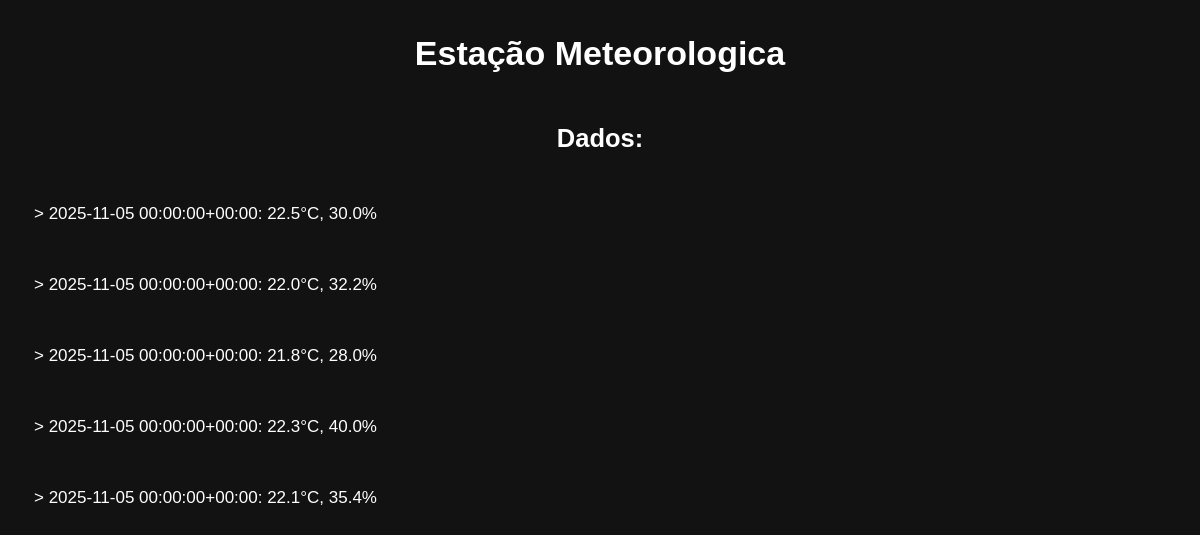
Before: / with the older database file.
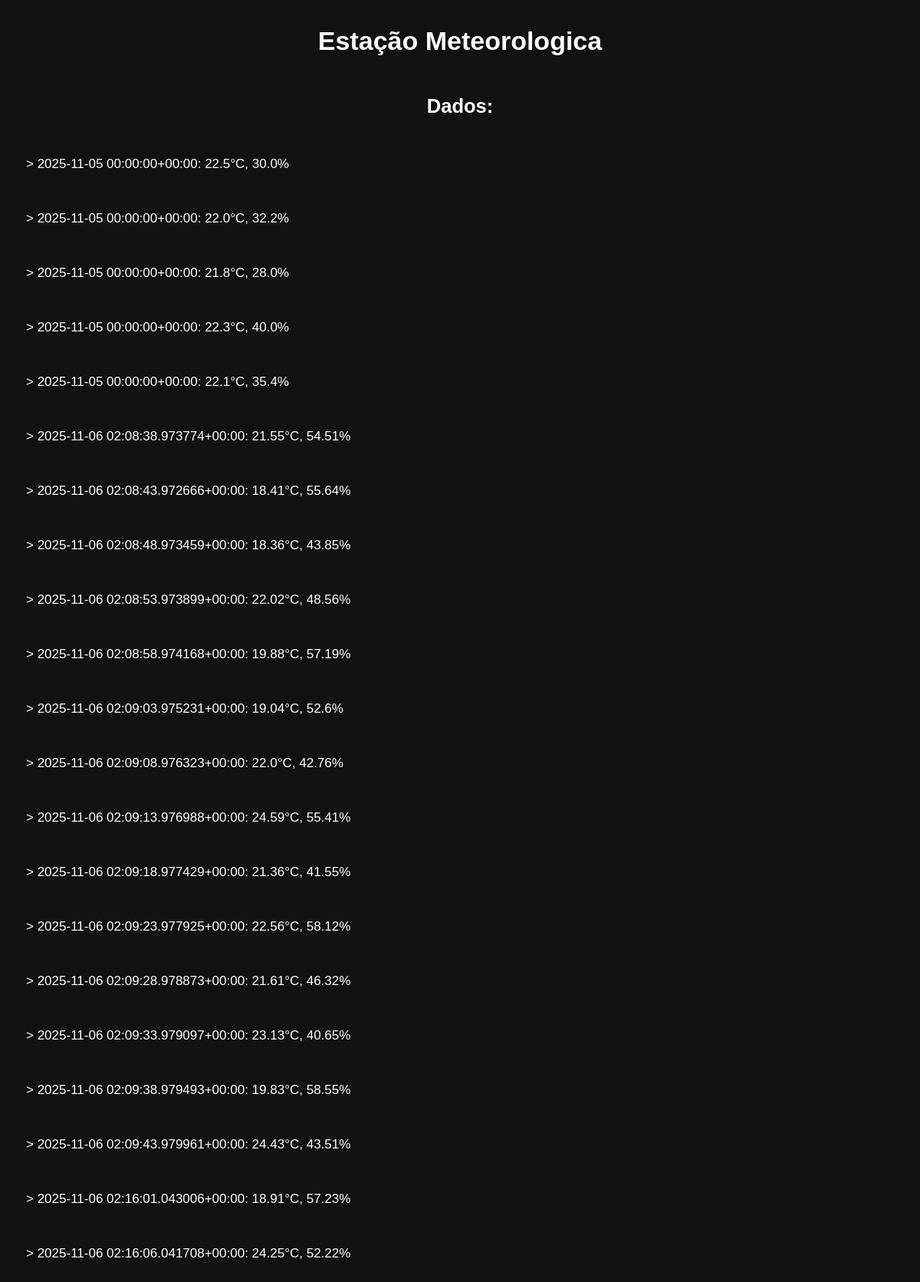
After: the same page with the newer database file.
### estacao/models.py (models this page shows)
class Data(models.Model):
    humidity = models.FloatField(
        null=True,
        blank=True,
        default=0.0
    )
    temperature = models.FloatField(
        null=True,
        blank=True,
        default=0.0
    )
    created_at = models.DateTimeField(auto_now_add=True)
    def __str__(self):
        return f'> {self.created_at}: {self.temperature}°C, {self.humidity}%'

### estacao/views.py (the view)
# urls.py: path("", DataListView.as_view(), name="data_list")
class DataListView(ListView):
    model = Data
    template_name = 'estacao/data_list.html'
    context_object_name = 'estacao'

### estacao/templates/estacao/data_list.html (shortened to what this page needs)
{% load static %}
<!DOCTYPE html>
<html lang="pt-br">
<head>
    <link rel="stylesheet" href="{% static 'estacao/app.css' %}">
</head>
<body>
    <h1>Estação Meteorologica</h1>
    <h2>Dados:</h2>
    <ul>
        {% for data in estacao %}
        <li>
            {{ data }}
        </li>
        {% empty %}
        <li>Nenhuma dado armazenado...</li>
        {% endfor %}
    </ul>
</body>
</html>

### estacao/static/estacao/app.css (style rules this page uses)
:root { --color-primary: #177226; --color-background-primary: #121212; --color-background-secundary: #2b412f; --color-background-tertiary: #354237; --color-text: #fff; --color-link: #177226; --color-link-hover: var(--color-link); --font-family-base: sans-serif; --font-weight: normal; --font-weight-bold: bolder; --font-size-base: 17px; --font-size: 1rem; --font-size-h1: 2rem; --font-size-h2: 1.4rem; --font-size-h3: 1.2rem; --spacing: 1rem; --border-radius: var(--spacing); }
html { font-size: var(--font-size-base); }
body { background-color: var(--color-background-primary); color: var(--color-text); font-family: var(--font-family-base); font-weight: var(--font-weight); font-size: var(--font-size); box-sizing: border-box; display: flex; flex-direction: column; gap: var(--spacing); min-height: 100vh; max-width: 1400px; padding: var(--spacing); margin: 0 auto; }
h1, h2, h3 { font-weight: var(--font-weight-bold); display: inline-block; margin: var(--spacing) 0; }
h1, h2 { text-align: center; }
ul { margin: 0; padding: 0; list-style-type: none; display: flex; flex-direction: column; gap: var(--spacing); }
li { display: flex; flex-direction: column; gap: var(--spacing); padding: var(--spacing); }

Changed rows visible on the page:
added Data: created_at+temperature+humidity "> 2025-11-06 02:08:38.973774+00:00: 21.55°C, 54.51%"
added Data: created_at+temperature+humidity "> 2025-11-06 02:08:43.972666+00:00: 18.41°C, 55.64%"
added Data: created_at+temperature+humidity "> 2025-11-06 02:08:48.973459+00:00: 18.36°C, 43.85%"
added Data: created_at+temperature+humidity "> 2025-11-06 02:08:53.973899+00:00: 22.02°C, 48.56%"
added Data: created_at+temperature+humidity "> 2025-11-06 02:08:58.974168+00:00: 19.88°C, 57.19%"
added Data: created_at+temperature+humidity "> 2025-11-06 02:09:03.975231+00:00: 19.04°C, 52.6%"
added Data: created_at+temperature+humidity "> 2025-11-06 02:09:08.976323+00:00: 22.0°C, 42.76%"
added Data: created_at+temperature+humidity "> 2025-11-06 02:09:13.976988+00:00: 24.59°C, 55.41%"
added Data: created_at+temperature+humidity "> 2025-11-06 02:09:18.977429+00:00: 21.36°C, 41.55%"
added Data: created_at+temperature+humidity "> 2025-11-06 02:09:23.977925+00:00: 22.56°C, 58.12%"
added Data: created_at+temperature+humidity "> 2025-11-06 02:09:28.978873+00:00: 21.61°C, 46.32%"
added Data: created_at+temperature+humidity "> 2025-11-06 02:09:33.979097+00:00: 23.13°C, 40.65%"
added Data: created_at+temperature+humidity "> 2025-11-06 02:09:38.979493+00:00: 19.83°C, 58.55%"
added Data: created_at+temperature+humidity "> 2025-11-06 02:09:43.979961+00:00: 24.43°C, 43.51%"
added Data: created_at+temperature+humidity "> 2025-11-06 02:16:01.043006+00:00: 18.91°C, 57.23%"
added Data: created_at+temperature+humidity "> 2025-11-06 02:16:06.041708+00:00: 24.25°C, 52.22%"
